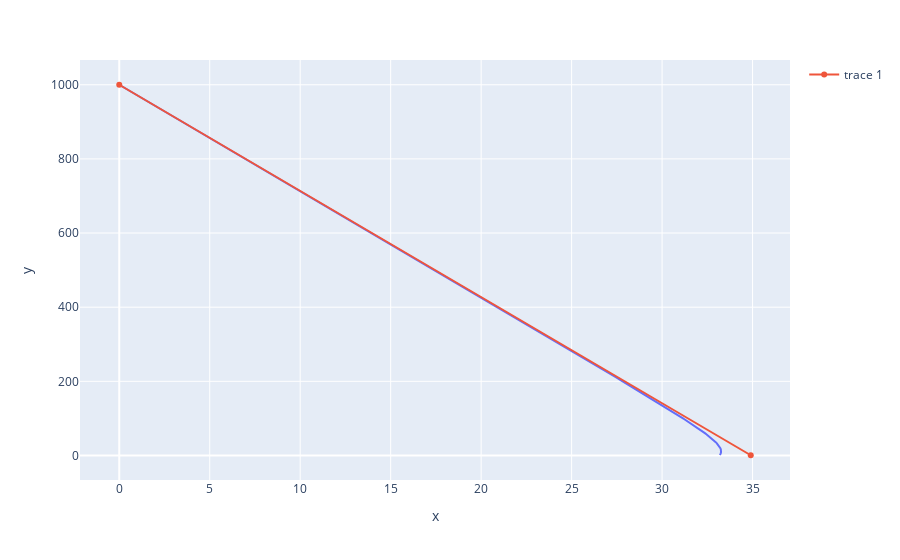

Notebook source saved alongside this figure:
### Markdown cell above
## part 1

### Code cell
def grad_n(r: np.array) -> np.array:
    grad_n = -2 / (sum(r**2) ** (3/2)) * r
    return grad_n

def n(r: np.array) -> float:
    n_ = 1 + 1 / np.linalg.norm(r)
    return n_


def step(r: np.array, v: np.array, s: np.array, l: np.array, i:int):
    # n_, grad_n = n(r)

    r[i+1] = r[i] + v[i] * s[i]
    v[i+1] = (grad_n(r[i]) * s[i] + n(r[i]) * v[i]) / n(r[i+1])
    s[i+1] =  np.linalg.norm(r[i+1] - r[i])

    l[i] = np.linalg.norm(r[i+1] - r[i]) / s[i]
    return r, v, s , l

def cut_all_zeros(*args):
    clean_args = []
    for arg in args:
        clean_args.append(arg[arg != 0])
    return tuple(clean_args)


x0 = 0
z0 = 1000
alpha0 = np.deg2rad(2) # deg 
vx0 = np.sin(alpha0)
vz0 = -np.cos(alpha0)
s0 = 1

epochs = 772

r = np.zeros((epochs, 2))
v = np.zeros((epochs, 2))
s = np.zeros(epochs)
l = np.zeros(epochs)

r[0] = [x0, z0]
v[0] = [vx0, vz0]
s[0] = s0
s[1] = s0

for i in range(epochs -1):
    r, v, s, l = step(r, v, s, l, i)

    if r[i+1, 1] < 0:
        print(f'Epoch: {i}')
        # r, v, s, l = cut_all_zeros(r, v, s, l)
        break


# df = pd.DataFrame({ 's': s, 'x': r[:, 0], 'z': r[:, 1] ,'vx': v[:, 0], 'vz': v[:, 1], 'l': l})

fig = px.line(x=r[:,0], y=r[:,1])

thory_line = np.array([
    r[0],
    r[0] + v[0] * 1000,
])

fig.add_scatter(x=thory_line[:,0], y=thory_line[:,1])

fig.show()

### Figure 1 — Plotly figure (JSON) as saved in the notebook; plotly's stock layout.template omitted (floating-point values rounded to 4 significant figures; data arrays with more than 128 entries replaced by an {"elided": "..."} marker saying what was removed)
{"data": [{"hovertemplate": "x=%{x}<br>y=%{y}<extra></extra>", "legendgroup": "", "line": {"color": "#636efa", "dash": "solid"}, "marker": {"symbol": "circle"}, "mode": "lines", "name": "", "orientation": "v", "showlegend": false, "type": "scatter", "x": {"elided": "772 float values"}, "xaxis": "x", "y": {"elided": "772 float values"}, "yaxis": "y"}, {"type": "scatter", "x": [0, 34.9], "y": [1000, 0.6092]}], "layout": {"legend": {"tracegroupgap": 0}, "margin": {"t": 60}, "xaxis": {"anchor": "y", "domain": [0, 1], "title": {"text": "x"}}, "yaxis": {"anchor": "x", "domain": [0, 1], "title": {"text": "y"}}}}
